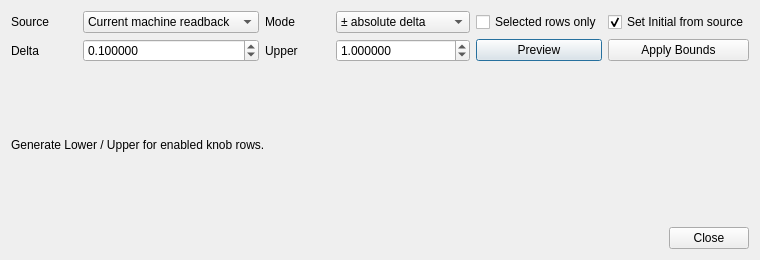
<?xml version="1.0" encoding="UTF-8"?>
<ui version="4.0">
 <class>BoundsToolsDialog</class>
 <widget class="QDialog" name="BoundsToolsDialog">
  <property name="geometry">
   <rect>
    <x>0</x>
    <y>0</y>
    <width>760</width>
    <height>260</height>
   </rect>
  </property>
  <property name="windowTitle">
   <string>Bounds Tools</string>
  </property>
  <layout class="QVBoxLayout" name="verticalLayout_main">
   <item>
    <layout class="QGridLayout" name="gridLayout_boundsTools">
     <item row="0" column="0">
      <widget class="QLabel" name="label_boundsSource">
       <property name="text">
        <string>Source</string>
       </property>
      </widget>
     </item>
     <item row="0" column="1">
      <widget class="QComboBox" name="comboBox_boundsSource">
       <item>
        <property name="text">
         <string>Current machine readback</string>
        </property>
       </item>
       <item>
        <property name="text">
         <string>Initial values</string>
        </property>
       </item>
      </widget>
     </item>
     <item row="0" column="2">
      <widget class="QLabel" name="label_boundsMode">
       <property name="text">
        <string>Mode</string>
       </property>
      </widget>
     </item>
     <item row="0" column="3">
      <widget class="QComboBox" name="comboBox_boundsMode">
       <item>
        <property name="text">
         <string>± absolute delta</string>
        </property>
       </item>
       <item>
        <property name="text">
         <string>± percent</string>
        </property>
       </item>
       <item>
        <property name="text">
         <string>Fixed lower / upper</string>
        </property>
       </item>
      </widget>
     </item>
     <item row="0" column="4">
      <widget class="QCheckBox" name="checkBox_boundsSelectedOnly">
       <property name="text">
        <string>Selected rows only</string>
       </property>
      </widget>
     </item>
     <item row="0" column="5">
      <widget class="QCheckBox" name="checkBox_boundsUpdateInitial">
       <property name="text">
        <string>Set Initial from source</string>
       </property>
       <property name="checked">
        <bool>true</bool>
       </property>
      </widget>
     </item>
     <item row="1" column="0">
      <widget class="QLabel" name="label_boundsPrimary">
       <property name="text">
        <string>Delta</string>
       </property>
      </widget>
     </item>
     <item row="1" column="1">
      <widget class="QDoubleSpinBox" name="doubleSpinBox_boundsPrimary">
       <property name="decimals">
        <number>6</number>
       </property>
       <property name="minimum">
        <double>-1000000000.000000000000000</double>
       </property>
       <property name="maximum">
        <double>1000000000.000000000000000</double>
       </property>
       <property name="value">
        <double>0.100000000000000</double>
       </property>
      </widget>
     </item>
     <item row="1" column="2">
      <widget class="QLabel" name="label_boundsSecondary">
       <property name="text">
        <string>Upper</string>
       </property>
      </widget>
     </item>
     <item row="1" column="3">
      <widget class="QDoubleSpinBox" name="doubleSpinBox_boundsSecondary">
       <property name="decimals">
        <number>6</number>
       </property>
       <property name="minimum">
        <double>-1000000000.000000000000000</double>
       </property>
       <property name="maximum">
        <double>1000000000.000000000000000</double>
       </property>
       <property name="value">
        <double>1.000000000000000</double>
       </property>
      </widget>
     </item>
     <item row="1" column="4">
      <widget class="QPushButton" name="pushButton_previewBounds">
       <property name="text">
        <string>Preview</string>
       </property>
      </widget>
     </item>
     <item row="1" column="5">
      <widget class="QPushButton" name="pushButton_applyBounds">
       <property name="text">
        <string>Apply Bounds</string>
       </property>
      </widget>
     </item>
    </layout>
   </item>
   <item>
    <widget class="QLabel" name="label_boundsToolSummary">
     <property name="text">
      <string>Generate Lower / Upper for enabled knob rows.</string>
     </property>
     <property name="wordWrap">
      <bool>true</bool>
     </property>
    </widget>
   </item>
   <item>
    <widget class="QDialogButtonBox" name="buttonBox">
     <property name="orientation">
      <enum>Qt::Horizontal</enum>
     </property>
     <property name="standardButtons">
      <set>QDialogButtonBox::Close</set>
     </property>
    </widget>
   </item>
  </layout>
 </widget>
 <resources/>
 <connections/>
</ui>
